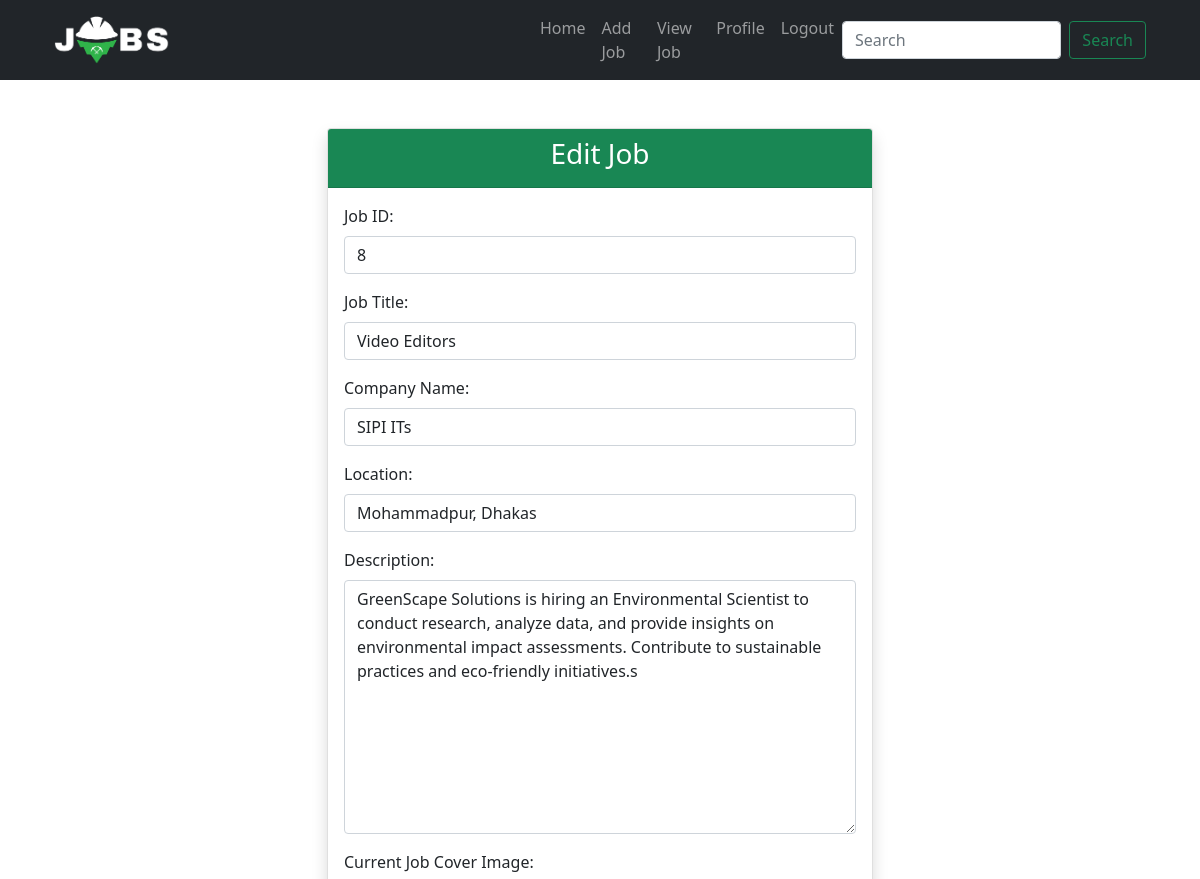
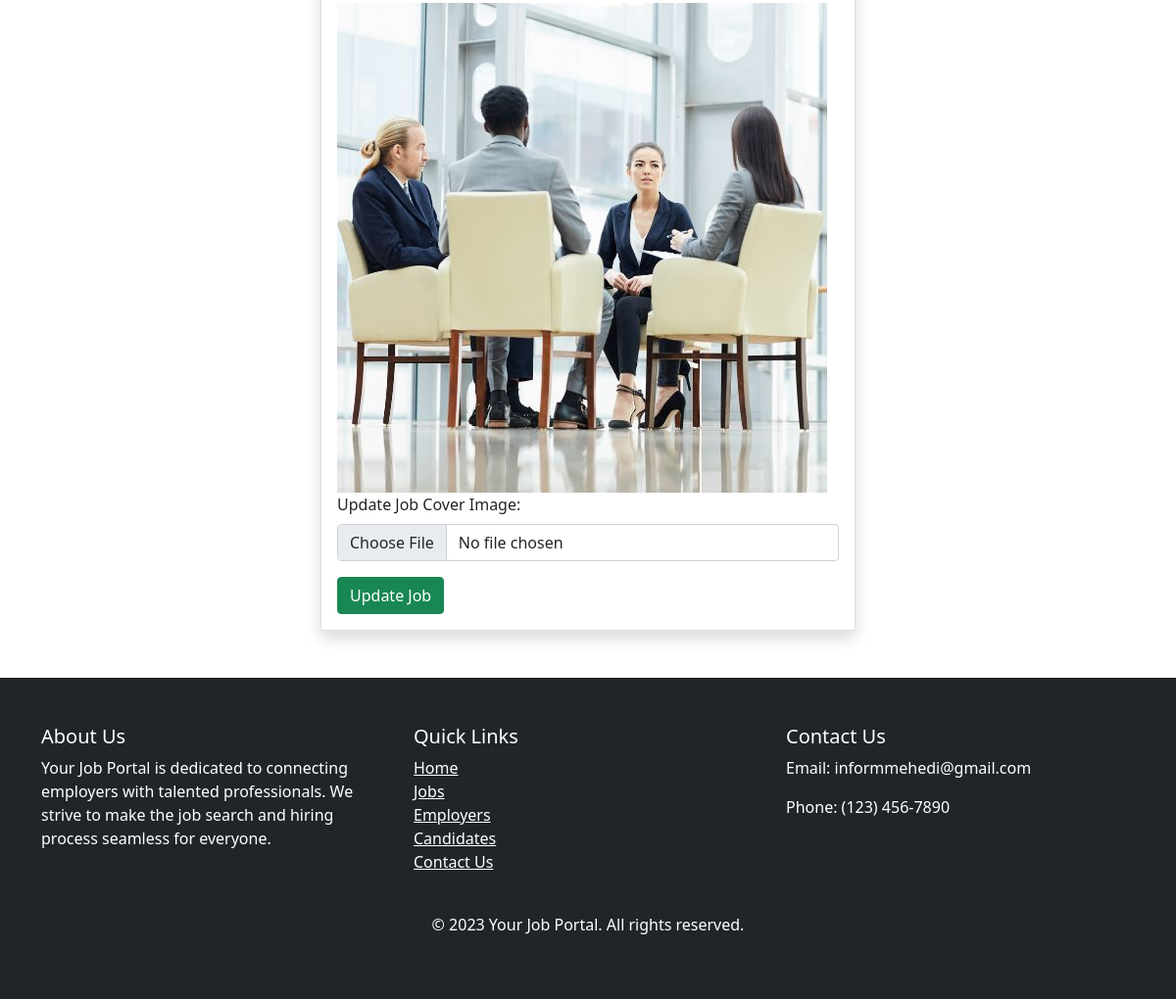
Screenshot of /editPage/8 (signed in) with the database file from the repository (2 pictures, top to bottom).
### jobApp/models.py (models this page shows, shortened)
class JobModel(models.Model):
    title = models.CharField(max_length=200, null=True)
    company_name = models.CharField(max_length=100, null=True)
    location = models.CharField(max_length=100, null=True)
    description = models.TextField()
    job_image = models.ImageField(upload_to='media',  blank=True, null=True)
    create_at = models.DateTimeField(auto_now_add=True, null= True)
    job_creator = models.ForeignKey(CustomUser, on_delete=models.CASCADE)

### jobApp/views.py (the view)
# urls.py: path('editPage/<str:myid>', views.editPage, name='editPage'),
def editPage(request, myid):
    job = JobModel.objects.filter(id = myid)
    return render(request, 'recruiter/editJob.html', {'job': job})

### templates/recruiter/editJob.html (shortened to what this page needs)
{% extends "base.html" %}
{% block main %}
<div class="container mt-5">
    <div class="row justify-content-center">
        <div class="col-md-6">
            <div class="card shadow">
                <div class="card-header bg-success text-white">
                    <h3 class="text-center">Edit Job</h3>
                </div>
                <div class="card-body">
                    <form action="{% url 'updatePage' %}" method="POST" enctype="multipart/form-data">
                        {% for j in job %}
                        <p>
                           <label for="id_job_title">Job ID:</label>
                           <input type="text" name="jobid" class="form-control" maxlength="100" required id="id_job_title" value='{{j.id}}'>
                        </p>
                        <p>
                           <label for="id_job_title">Job Title:</label>
                           <input type="text" name="title" class="form-control" maxlength="100" required id="id_job_title" value='{{j.title}}'>
                        </p>
                        <p>
                           <label for="id_company_name">Company Name:</label>
                           <input type="text" name="company_name" class="form-control" maxlength="100" required id="id_company_name" value='{{j.company_name}}'>
                        </p>
                        <p>
                           <label for="id_location">Location:</label>
                           <input type="text" name="location" class="form-control" maxlength="100" required id="id_location" value='{{j.location}}'>
                        </p>
                        <p>
                           <label for="id_description">Description:</label>
                           <textarea name="description" cols="40" rows="10" class="form-control" required id="id_description">{{j.description}}
                           </textarea>
                        </p>
                        <p>
                            {% if j.job_image %}
                                <label for="id_job_image">Current Job Cover Image:</label>
                                <img src="{{ j.job_image.url }}" alt="Job Cover Image" class="img-fluid">
                                <label for="id_job_image">Update Job Cover Image:</label>
                                <input type="file" name="job_image" class="form-control" accept="image/*">
                            {% else %}
                                <label for="id_job_image">Job Cover Image:</label>
                                <input type="file" name="job_image" class="form-control" accept="image/*">
                            {% endif %}
                        </p>
                        <button class='btn btn-success' type="submit">Update Job</button>
                        {% endfor %}
                     </form>
                </div>
            </div>
        </div>
    </div>
</div>
{% endblock main %}

### rows the page displays
JobModel: jobid "8", title "Video Editors", company_name "SIPI ITs", location "Mohammadpur, Dhakas", description "GreenScape Solutions is hiring an Environmental Scientist to conduct research, analyze data, and provide insights on environmental impact assessments. Contribute to sustainable practices and eco-friendly initiatives.s", job_image (picture)
